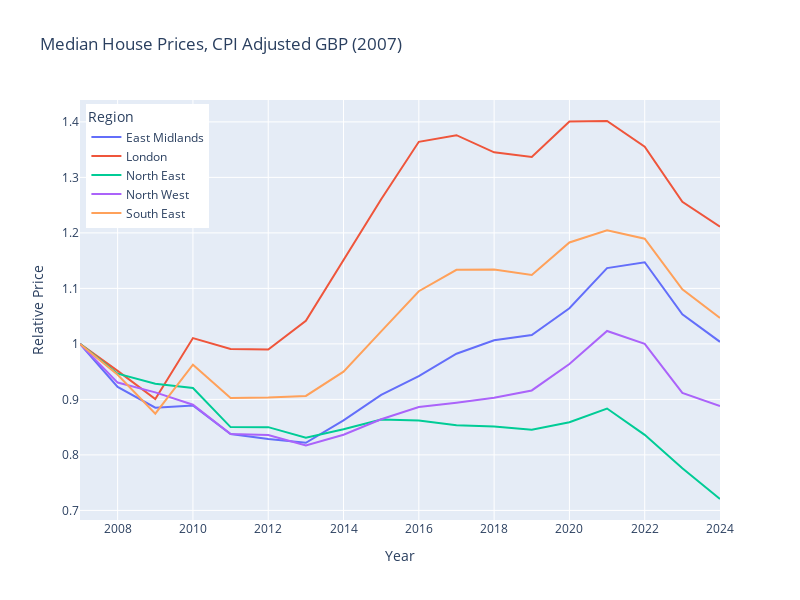

The notebook cell saved with this chart:
### Code cell
# Post-GFC

df_screened = (
    df[df['region']
       .isin(['London','South East', 'East Midlands','North West','North East'])]
       .groupby(['Year','region'])['0.50'].sum().unstack()
       .loc[2007:]
)

gbp_cpi = (
    fred.Fred_Pull('GBRCPIALLMINMEI',
                   '899901ba06f09b9961a73113b1834a15').index(2007)
                   .resample('YE').mean()
                   .assign(year=lambda df: df.index.year).set_index('year')
)

import plotly.express as px
fig = px.line(df_screened.mul(gbp_cpi.values,axis=1).apply(lambda x: x/x.iloc[0],axis=0),
              labels={
                  'index':'Year',
                  'value':'Relative Price'
              },
              width=800, height=600,
              title='Median House Prices, CPI Adjusted GBP (2007)')

fig.update_layout(legend=dict(
    title='Region',
    yanchor="top",
    y=0.99,
    xanchor="left",
    x=0.01
))

fig.show()

### Figure 1 — Plotly figure (JSON) as saved in the notebook; plotly's stock layout.template omitted (floating-point values rounded to 4 significant figures)
{"data": [{"hovertemplate": "region=East Midlands<br>Year=%{x}<br>Relative Price=%{y}<extra></extra>", "legendgroup": "East Midlands", "line": {"color": "#636efa", "dash": "solid"}, "marker": {"symbol": "circle"}, "mode": "lines", "name": "East Midlands", "orientation": "v", "showlegend": true, "type": "scatter", "x": [2007, 2008, 2009, 2010, 2011, 2012, 2013, 2014, 2015, 2016, 2017, 2018, 2019, 2020, 2021, 2022, 2023, 2024], "xaxis": "x", "y": [1, 0.9226, 0.8851, 0.8892, 0.8377, 0.8287, 0.8218, 0.8621, 0.908, 0.9417, 0.9823, 1.006, 1.016, 1.064, 1.137, 1.147, 1.053, 1.004], "yaxis": "y"}, {"hovertemplate": "region=London<br>Year=%{x}<br>Relative Price=%{y}<extra></extra>", "legendgroup": "London", "line": {"color": "#EF553B", "dash": "solid"}, "marker": {"symbol": "circle"}, "mode": "lines", "name": "London", "orientation": "v", "showlegend": true, "type": "scatter", "x": [2007, 2008, 2009, 2010, 2011, 2012, 2013, 2014, 2015, 2016, 2017, 2018, 2019, 2020, 2021, 2022, 2023, 2024], "xaxis": "x", "y": [1, 0.9514, 0.9006, 1.01, 0.9909, 0.9898, 1.042, 1.151, 1.261, 1.364, 1.376, 1.345, 1.337, 1.401, 1.402, 1.355, 1.256, 1.211], "yaxis": "y"}, {"hovertemplate": "region=North East<br>Year=%{x}<br>Relative Price=%{y}<extra></extra>", "legendgroup": "North East", "line": {"color": "#00cc96", "dash": "solid"}, "marker": {"symbol": "circle"}, "mode": "lines", "name": "North East", "orientation": "v", "showlegend": true, "type": "scatter", "x": [2007, 2008, 2009, 2010, 2011, 2012, 2013, 2014, 2015, 2016, 2017, 2018, 2019, 2020, 2021, 2022, 2023, 2024], "xaxis": "x", "y": [1, 0.9464, 0.9281, 0.9206, 0.8501, 0.85, 0.8309, 0.8463, 0.8636, 0.8618, 0.8534, 0.851, 0.8453, 0.8588, 0.8836, 0.8362, 0.7759, 0.7206], "yaxis": "y"}, {"hovertemplate": "region=North West<br>Year=%{x}<br>Relative Price=%{y}<extra></extra>", "legendgroup": "North West", "line": {"color": "#ab63fa", "dash": "solid"}, "marker": {"symbol": "circle"}, "mode": "lines", "name": "North West", "orientation": "v", "showlegend": true, "type": "scatter", "x": [2007, 2008, 2009, 2010, 2011, 2012, 2013, 2014, 2015, 2016, 2017, 2018, 2019, 2020, 2021, 2022, 2023, 2024], "xaxis": "x", "y": [1, 0.9303, 0.9126, 0.8905, 0.8376, 0.8359, 0.8171, 0.8364, 0.8642, 0.8862, 0.8939, 0.903, 0.9161, 0.9638, 1.023, 1.0, 0.9119, 0.888], "yaxis": "y"}, {"hovertemplate": "region=South East<br>Year=%{x}<br>Relative Price=%{y}<extra></extra>", "legendgroup": "South East", "line": {"color": "#FFA15A", "dash": "solid"}, "marker": {"symbol": "circle"}, "mode": "lines", "name": "South East", "orientation": "v", "showlegend": true, "type": "scatter", "x": [2007, 2008, 2009, 2010, 2011, 2012, 2013, 2014, 2015, 2016, 2017, 2018, 2019, 2020, 2021, 2022, 2023, 2024], "xaxis": "x", "y": [1, 0.9443, 0.8744, 0.9624, 0.9024, 0.9034, 0.9063, 0.9499, 1.023, 1.095, 1.133, 1.134, 1.124, 1.183, 1.205, 1.189, 1.098, 1.047], "yaxis": "y"}], "layout": {"height": 600, "legend": {"title": {"text": "Region"}, "tracegroupgap": 0, "x": 0.01, "xanchor": "left", "y": 0.99, "yanchor": "top"}, "title": {"text": "Median House Prices, CPI Adjusted GBP (2007)"}, "width": 800, "xaxis": {"anchor": "y", "domain": [0, 1], "title": {"text": "Year"}}, "yaxis": {"anchor": "x", "domain": [0, 1], "title": {"text": "Relative Price"}}}}
